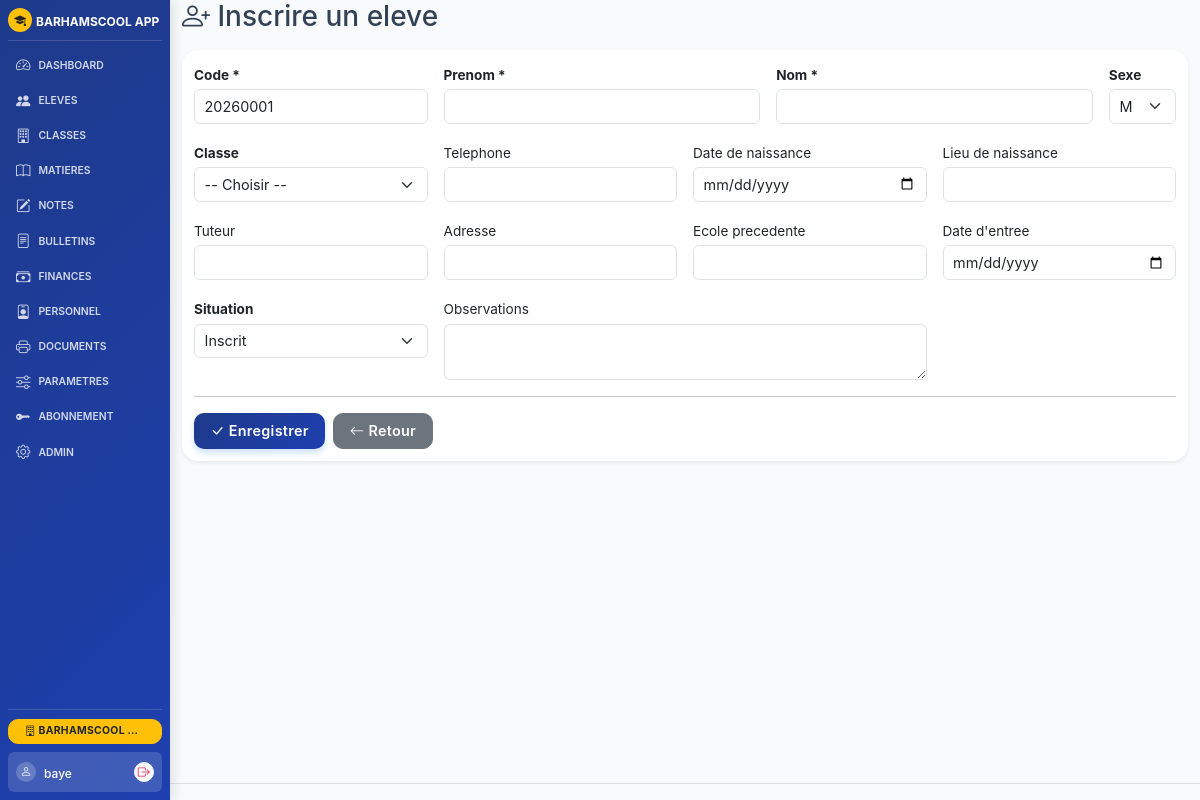
The page /eleves/ajouter (signed in) on the database its author committed.
### models.py (models this page shows, shortened)
class Ecole(db.Model):
    id = db.Column(db.Integer, primary_key=True)
    nom = db.Column(db.String(200), default='BARHAMSCOOL APP')
    identifiant = db.Column(db.String(50), unique=True, nullable=True)
    adresse = db.Column(db.String(300), default='ZAC MBAO CITE CAPEC')
    tel = db.Column(db.String(100), default='338369035-772601310-777385032')
    annee_scolaire = db.Column(db.String(20), default='2024-2025')
    zone = db.Column(db.String(100), default='RUFISQUE')
    dev = db.Column(db.String(200), default='Abdou Diatta - Barham Informatique')
    email = db.Column(db.String(150), default='')
    type_ecole = db.Column(db.String(100), default='')
    directeur = db.Column(db.String(150), default='')
    chef_etablissement = db.Column(db.String(150), default='')
    slogan = db.Column(db.String(300), default='')
    autorisation = db.Column(db.String(100), default='')
    code_etablissement = db.Column(db.String(50), default='')
    ia = db.Column(db.String(100), default='')
    ief = db.Column(db.String(100), default='')
    session_timeout = db.Column(db.Integer, default=30)  # en minutes
    max_login_attempts = db.Column(db.Integer, default=5)
    lockout_duration = db.Column(db.Integer, default=15)  # en minutes
    ip_whitelist = db.Column(db.Text, default='')  # IPs autorisées (séparées par virgule)
    smtp_server = db.Column(db.String(150), default='')
    smtp_port = db.Column(db.Integer, default=587)
    smtp_user = db.Column(db.String(150), default='')
    smtp_password = db.Column(db.String(150), default='')
    smtp_use_tls = db.Column(db.Boolean, default=True)
    email_expediteur = db.Column(db.String(150), default='')

class User(UserMixin, db.Model):
    id = db.Column(db.Integer, primary_key=True)
    username = db.Column(db.String(80), unique=True, nullable=False)
    password_hash = db.Column(db.String(256), nullable=False)
    role = db.Column(db.String(50), default='user')
    ecole_id = db.Column(db.Integer, db.ForeignKey('ecole.id'), nullable=True)
    created_at = db.Column(db.DateTime, default=lambda: datetime.now(timezone.utc))
    last_login = db.Column(db.DateTime, nullable=True)
    identifiant = db.Column(db.String(50), unique=True, nullable=True)
    ecole = db.relationship('Ecole', backref='users')

### routes_eleves.py (the view, shortened to what this page needs)
@app.route('/eleves/ajouter', methods=['GET','POST'])
@login_required
def eleve_ajouter():
    ecole_id = get_current_ecole_id()
    e = Ecole.query.get(ecole_id); classes = Classe.query.filter_by(ecole_id=ecole_id).all(); annee = _annee_courante(e)
    last_el = Eleve.query.filter_by(ecole_id=ecole_id).order_by(Eleve.id.desc()).first()
    next_id = (last_el.id + 1) if last_el else 1
    from datetime import datetime
    year = datetime.now().year
    auto_code = f"{year}{next_id:04d}"
    return render_template('eleves/form.html', classes=classes, ecole=e, auto_code=auto_code)

### templates/eleves/form.html (shortened to what this page needs)
{% extends "base.html" %}
{% block content %}
<h3 class="mb-3"><i class="bi bi-person-plus"></i> {{ 'Modifier' if eleve else 'Inscrire' }} un eleve</h3>
<div class="card shadow-sm">
    <div class="card-body">
        <form method="POST">
            <div class="row g-3">
                <div class="col-md-3">
                    <label class="form-label fw-bold">Code *</label>
                    <input type="text" name="code" class="form-control" value="{{ eleve.code if eleve else auto_code }}" required>
                </div>
                <div class="col-md-4">
                    <label class="form-label fw-bold">Prenom *</label>
                    <input type="text" name="prenom" class="form-control" value="{{ eleve.prenom if eleve }}" required>
                </div>
                <div class="col-md-4">
                    <label class="form-label fw-bold">Nom *</label>
                    <input type="text" name="nom" class="form-control" value="{{ eleve.nom if eleve }}" required>
                </div>
                <div class="col-md-1">
                    <label class="form-label fw-bold">Sexe</label>
                    <select name="sexe" class="form-select">
                        <option value="M" {% if eleve and eleve.sexe=='M' %}selected{% endif %}>M</option>
                    </select>
                </div>
                <div class="col-md-3">
                    <label class="form-label fw-bold">Classe</label>
                    <select name="classe_id" class="form-select">
                        <option value="">-- Choisir --</option>
                    </select>
                </div>
                <div class="col-md-3">
                    <label class="form-label">Telephone</label>
                    <input type="text" name="tel" class="form-control" value="{{ eleve.tel if eleve }}">
                </div>
                <div class="col-md-3">
                    <label class="form-label">Date de naissance</label>
                    <input type="date" name="date_naissance" class="form-control" value="{{ eleve.date_naissance if eleve }}">
                </div>
                <div class="col-md-3">
                    <label class="form-label">Lieu de naissance</label>
                    <input type="text" name="lieu_naissance" class="form-control" value="{{ eleve.lieu_naissance if eleve }}">
                </div>
                <div class="col-md-3">
                    <label class="form-label">Tuteur</label>
                    <input type="text" name="tuteur" class="form-control" value="{{ eleve.tuteur if eleve }}">
                </div>
                <div class="col-md-3">
                    <label class="form-label">Adresse</label>
                    <input type="text" name="adresse" class="form-control" value="{{ eleve.adresse if eleve }}">
                </div>
                <div class="col-md-3">
                    <label class="form-label">Ecole precedente</label>
                    <input type="text" name="precedente_ecole" class="form-control" value="{{ eleve.precedente_ecole if eleve }}">
                </div>
                <div class="col-md-3">
                    <label class="form-label">Date d'entree</label>
                    <input type="date" name="date_entree" class="form-control" value="{{ eleve.date_entree if eleve }}">
                </div>
                <div class="col-md-3">
                    <label class="form-label fw-bold">Situation</label>
                    <select name="situation" class="form-select">
                        <option value="Inscrit" {% if eleve and eleve.situation=='Inscrit' %}selected{% endif %}>Inscrit</option>
                    </select>
                </div>
                <div class="col-md-6">
                    <label class="form-label">Observations</label>
                    <textarea name="observations" class="form-control" rows="2">{{ eleve.observations if eleve }}</textarea>
                </div>
            </div>
            <hr>
            <div class="d-flex gap-2">
                <button type="submit" class="btn btn-primary"><i class="bi bi-check-lg"></i> Enregistrer</button>
                <a href="{{ url_for('eleves') }}" class="btn btn-secondary"><i class="bi bi-arrow-left"></i> Retour</a>
            </div>
        </form>
    </div>
</div>
{% endblock %}

### templates/base.html (shortened to what this page needs)
<!DOCTYPE html>
<html lang="fr">
<head>
    <link href="https://cdn.jsdelivr.net/npm/bootstrap@5.3.3/dist/css/bootstrap.min.css" rel="stylesheet">
    <link href="https://cdn.jsdelivr.net/npm/bootstrap-icons@1.11.3/font/bootstrap-icons.min.css" rel="stylesheet">
    <link href="{{ url_for('static', filename='css/style.css') }}?v=3" rel="stylesheet">
</head>
<body>
    <div class="app-layout {% if not current_user.is_authenticated %}no-sidebar{% endif %}">
        {% if current_user.is_authenticated %}
        <aside class="app-sidebar text-white" id="appSidebar">
            <div class="sidebar-brand">
                <div class="brand-icon bg-warning text-dark rounded-circle me-1" style="width:24px; height:24px; display:flex; align-items:center; justify-content:center; flex-shrink: 0;">
                    <i class="bi bi-mortarboard-fill" style="font-size: 0.75rem !important;"></i>
                </div>
                <div class="brand-text text-truncate" title="{{ ecole.nom if ecole else 'BARHAMSCOOL APP' }}">
                    <span class="fw-bold" style="font-size: 0.75rem !important;">{{ ecole.nom if ecole else 'BARHAMSCOOL APP' }}</span>
                </div>
            </div>
            <nav class="sidebar-menu">
                <ul class="nav flex-column gap-0">
                    {% if not has_licence %}
                    <li class="nav-item">
                        <a class="nav-link d-flex align-items-center gap-2 py-1 px-2 {{ 'active' if request.endpoint == 'abonnement' }}" href="{{ url_for('abonnement') }}">
                            <i class="bi bi-key-fill" style="font-size: 0.9rem;"></i>
                            <span style="font-size: 0.65rem; text-transform: uppercase; font-weight: 600;">Abonnement</span>
                        </a>
                    </li>
                    {% else %}
                    {% for endpoint, icon, label in nav_items %}
                    <li class="nav-item">
                        <a class="nav-link d-flex align-items-center gap-2 py-1 px-2 {{ 'active' if request.endpoint == endpoint }}" href="{{ url_for(endpoint) }}">
                            <i class="bi {{ icon }}" style="font-size: 0.9rem;"></i>
                            <span style="font-size: 0.65rem; text-transform: uppercase; font-weight: 600;">{{ label }}</span>
                        </a>
                    </li>
                    {% endfor %}
                    <li class="nav-item">
                        <a class="nav-link d-flex align-items-center gap-2 py-1 px-2 {{ 'active' if request.endpoint == 'parametres_financiers' }}" href="{{ url_for('parametres_financiers') }}">
                            <i class="bi bi-sliders" style="font-size: 0.9rem;"></i>
                            <span style="font-size: 0.65rem; text-transform: uppercase; font-weight: 600;">Parametres</span>
                        </a>
                    </li>
                    <li class="nav-item">
                        <a class="nav-link d-flex align-items-center gap-2 py-1 px-2 {{ 'active' if request.endpoint == 'abonnement' }}" href="{{ url_for('abonnement') }}">
                            <i class="bi bi-key-fill" style="font-size: 0.9rem;"></i>
                            <span style="font-size: 0.65rem; text-transform: uppercase; font-weight: 600;">Abonnement</span>
                        </a>
                    </li>
                    {% endif %}
                    {% if current_user.role == 'super_users' %}
                    <li class="nav-item">
                        <a class="nav-link d-flex align-items-center gap-2 py-1 px-2 {{ 'active' if request.endpoint == 'admin' }}" href="{{ url_for('admin') }}">
                            <i class="bi bi-gear" style="font-size: 0.9rem;"></i>
                            <span style="font-size: 0.65rem; text-transform: uppercase; font-weight: 600;">Admin</span>
                        </a>
                    </li>
                    {% endif %}
                </ul>
            </nav>
            <div class="sidebar-footer mt-auto">
                {% if current_user.role == 'super_users' and all_ecoles %}
                <div class="dropdown w-100 mb-2">
                    <button class="btn btn-sm btn-warning text-dark dropdown-toggle fw-bold w-100 py-1" type="button" data-bs-toggle="dropdown" aria-expanded="false" style="font-size: 0.65rem; line-height: 1.4; text-overflow: ellipsis; overflow: hidden; white-space: nowrap;" title="{{ ecole.nom if ecole else 'École' }}">
                        <i class="bi bi-building"></i> {{ ecole.nom if ecole else 'École' }}
                    </button>
                </div>
                {% endif %}
                <div class="user-profile-block d-flex align-items-center justify-content-between p-2 rounded" style="background: rgba(255,255,255,0.15);">
                    <div class="d-flex align-items-center gap-2">
                        <div class="avatar bg-white-20 rounded-circle" style="width:20px; height:20px; display:flex; align-items:center; justify-content:center;">
                            <i class="bi bi-person" style="font-size: 0.7rem;"></i>
                        </div>
                        <div class="user-info text-truncate">
                            <span class="fw-medium text-white" style="font-size: 0.75rem;">{{ current_user.username }}</span>
                        </div>
                    </div>
                    <a class="btn btn-sm btn-light p-0 rounded-circle d-flex align-items-center justify-content-center" href="{{ url_for('logout') }}" title="Quitter" style="width: 20px; height: 20px; color: var(--danger-color) !important;">
                        <i class="bi bi-box-arrow-right" style="font-size: 0.75rem;"></i>
                    </a>
                </div>
            </div>
        </aside>
        {% endif %}
        <main class="app-main">
            <div class="container-fluid" style="margin-top:0 !important; padding-top:0 !important;">
                {% block content %}{% endblock %}
            </div>
            <footer class="text-center text-muted py-2 mt-auto border-top small">
            </footer>
        </main>
    </div>
</body>
</html>

### rows shown on the page
Ecole: nom "BARHAMSCOOL APP", nom "BARHAMSCOOL…"
User: username "baye"

### other values the page prints
{{ label }} "DASHBOARD" "ELEVES" "CLASSES" "MATIERES" "NOTES" "BULLETINS" "FINANCES" "PERSONNEL" "DOCUMENTS"
{{ 'Modifier' if eleve else 'Inscrire' }} "Inscrire"
